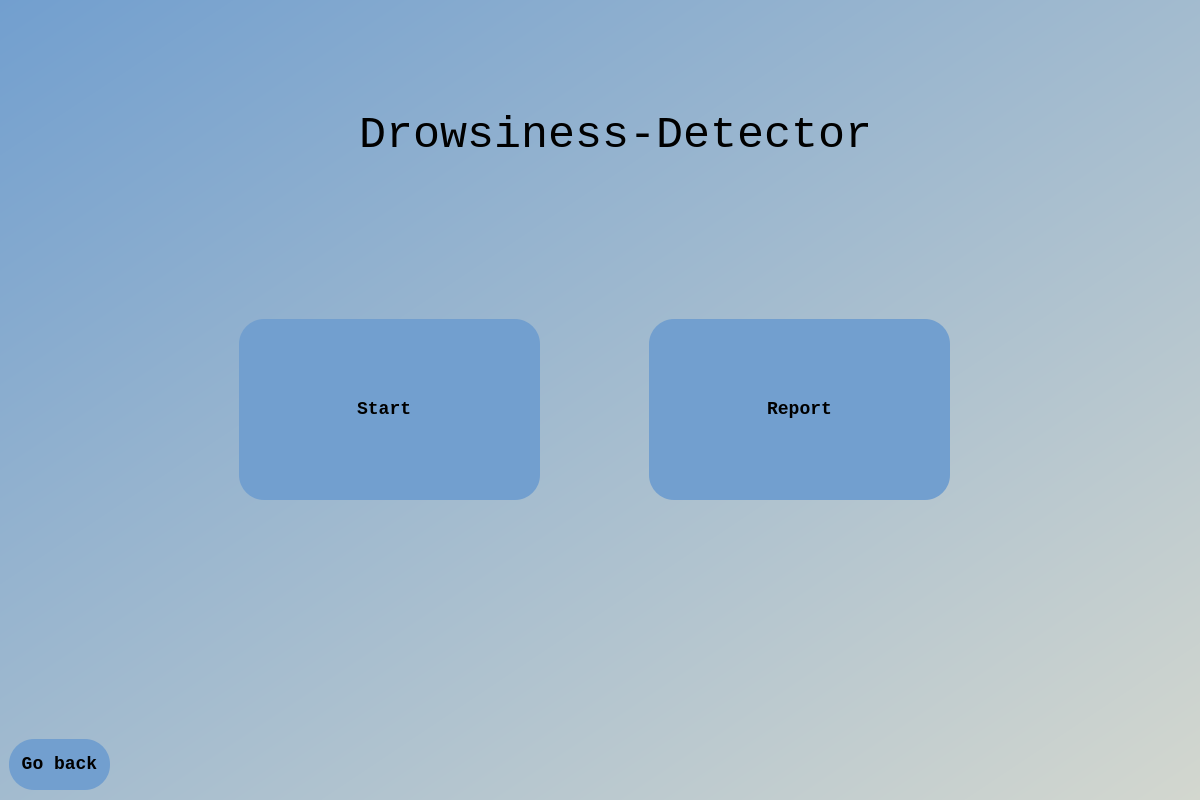
<?xml version="1.0" encoding="UTF-8"?>
<ui version="4.0">
 <class>Dialog</class>
 <widget class="QDialog" name="Dialog">
  <property name="geometry">
   <rect>
    <x>0</x>
    <y>0</y>
    <width>1200</width>
    <height>800</height>
   </rect>
  </property>
  <property name="windowTitle">
   <string>Dialog</string>
  </property>
  <widget class="QWidget" name="bgwidget" native="true">
   <property name="geometry">
    <rect>
     <x>-1</x>
     <y>-1</y>
     <width>1201</width>
     <height>801</height>
    </rect>
   </property>
   <property name="styleSheet">
    <string notr="true">QWidget#bgwidget{
background-color:qlineargradient(spread:pad, x1:0, y1:0, x2:1, y2:1, stop:0 rgba(114, 159, 207, 255), stop:1 rgba(211, 215, 207, 255));}</string>
   </property>
   <widget class="QPushButton" name="start">
    <property name="geometry">
     <rect>
      <x>240</x>
      <y>320</y>
      <width>301</width>
      <height>181</height>
     </rect>
    </property>
    <property name="font">
     <font>
      <family>Monospace</family>
      <pointsize>-1</pointsize>
      <weight>75</weight>
      <bold>true</bold>
     </font>
    </property>
    <property name="styleSheet">
     <string notr="true">background-color: rgb(114, 159, 207);
 border-radius: 25px;
font-size:18px;
font-weight: bold;</string>
    </property>
    <property name="text">
     <string>Start </string>
    </property>
   </widget>
   <widget class="QLabel" name="label_2">
    <property name="geometry">
     <rect>
      <x>360</x>
      <y>90</y>
      <width>541</width>
      <height>91</height>
     </rect>
    </property>
    <property name="font">
     <font>
      <family>Monospace</family>
      <pointsize>-1</pointsize>
     </font>
    </property>
    <property name="styleSheet">
     <string notr="true">font-size:45px;
</string>
    </property>
    <property name="text">
     <string>Drowsiness-Detector</string>
    </property>
   </widget>
   <widget class="QPushButton" name="backbutton">
    <property name="geometry">
     <rect>
      <x>10</x>
      <y>740</y>
      <width>101</width>
      <height>51</height>
     </rect>
    </property>
    <property name="font">
     <font>
      <family>Monospace</family>
      <pointsize>-1</pointsize>
      <weight>75</weight>
      <bold>true</bold>
     </font>
    </property>
    <property name="styleSheet">
     <string notr="true">background-color: rgb(114, 159, 207);
 border-radius: 25px;
font-size:18px;
font-weight: bold;</string>
    </property>
    <property name="text">
     <string>Go back</string>
    </property>
   </widget>
   <widget class="QPushButton" name="report">
    <property name="geometry">
     <rect>
      <x>650</x>
      <y>320</y>
      <width>301</width>
      <height>181</height>
     </rect>
    </property>
    <property name="font">
     <font>
      <family>Monospace</family>
      <pointsize>-1</pointsize>
      <weight>75</weight>
      <bold>true</bold>
     </font>
    </property>
    <property name="styleSheet">
     <string notr="true">background-color: rgb(114, 159, 207);
 border-radius: 25px;
font-size:18px;
font-weight: bold;</string>
    </property>
    <property name="text">
     <string>Report</string>
    </property>
   </widget>
  </widget>
 </widget>
 <resources>
  <include location="../../../../../Downloads/image.qrc"/>
 </resources>
 <connections/>
</ui>
